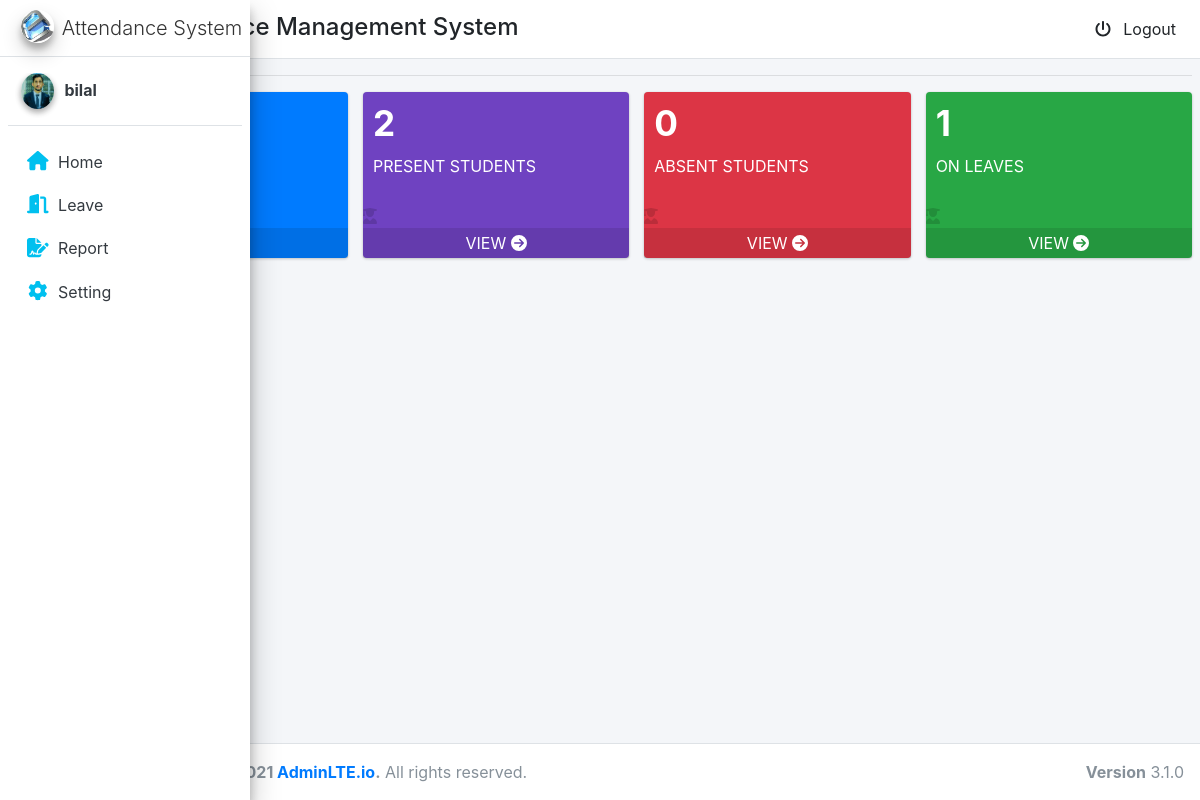
The page /adm/ (signed in) on the database its author committed.
### account/models.py (models this page shows, shortened)
class MyUser(AbstractUser):
    USER_TYPE_CHOICES = (
        (1, 'student'),
        (2, 'admin'),
    )
    email = models.EmailField(verbose_name='Email', max_length=60, unique=True)
    user_type = models.PositiveSmallIntegerField(choices=USER_TYPE_CHOICES,default='1')
    phone=models.IntegerField(blank=True,null=True)
    picture = models.ImageField(upload_to='static/image/profile_pic/', null=True,blank=True)
    USERNAME_FIELD = 'email'
    username=None
    REQUIRED_FIELDS = []
    objects = CustomUserManager()

### adm/views.py (the view)
# urls.py: path('',views.admin_home,name='admin_home'),
def admin_home(request):
    try:
        all_student = MyUser.objects.all().filter(user_type=1).count()
        present = Attendance.objects.all().filter( mark_attendance=True, date=timezone.datetime.today()).count()
        absent = Attendance.objects.all().filter(
            mark_attendance=False, date=timezone.datetime.today()).count()
        total_leave = Leave.objects.all().filter(
            approve=True, date=timezone.datetime.today()).count()
        context = {
            'all_student': all_student,
            'present': present,
            'absent': absent,
            'total_leave': total_leave,
        }
        return render(request, 'admin_home.html', context)
    except:
        return Http404

### adm/templates/admin_home.html (shortened to what this page needs)
{% extends 'base.html' %}
{% block content %}
<div class="row">
    <div class="col-lg-3 col-xs-6">
        <div class="small-box bg-blue">
            <div class="inner text-uppercase">
                <h3 id="customer">{{all_student}}</h3>
                <p> Students </p>
            </div>
            <div class="icon">
            </div>
            <a href="{% url 'total_student' %}" class="small-box-footer text-uppercase">View
            </a>
        </div>
    </div>
    <div class="col-lg-3 col-xs-6">
        <div class="small-box bg-purple">
            <div class="inner text-uppercase">
                <h3 id="supplier">{{present}}</h3>
                <p>Present Students</p>
            </div>
            <div class="icon">
                <i class="fas fa-user-graduate "></i>
            </div>
            <a href="" class="small-box-footer text-uppercase">View <i
                    class="fa fa-arrow-circle-right"></i>
            </a>
        </div>
    </div>
    <div class="col-lg-3 col-xs-6">
        <div class="small-box bg-red">
            <div class="inner text-uppercase">
                <h3 id="absent_student">{{absent}}</h3>
                <p>Absent Students</p>
            </div>
            <div class="icon">
                <i class="fas fa-user-graduate "></i>
            </div>
            <a href="" class="small-box-footer text-uppercase">View <i
                    class="fa fa-arrow-circle-right"></i>
            </a>
        </div>
    </div>
    <div class="col-lg-3 col-xs-6">
        <div class="small-box bg-green">
            <div class="inner text-uppercase">
                <h3 id="sale_invoice">{{total_leave}}</h3>
                <p>On Leaves</p>
            </div>
            <div class="icon">
                <i class="fas fa-user-graduate "></i>
            </div>
            <a href="" class="small-box-footer text-uppercase">View <i
                    class="fa fa-arrow-circle-right"></i>
            </a>
        </div>
    </div>
</div>
{% endblock content %}

### templates/components/sidebar.html (shortened to what this page needs)
{% load cache %}
{% load static %}
<aside id="side_bar" class="main-sidebar sidebar-light-primary  elevation-4 ">
    <a href="" class="brand-link ">
        <img src="{% static 'image/ezi.jpg' %}" alt="AdminLTE Logo" class="brand-image img-circle elevation-3">
        <span class="brand-text font-weight-light text-center">Attendance System</span>
    </a>
    <div id="sidebarmenu">
        <div class="sidebar">
            <div class="user-panel mt-3 pb-3 mb-3 d-flex">
                <div class="image">
                    {% if request.user.picture %}
                    <img src="/{{request.user.picture}}" class="img-circle elevation-2" alt="Image">
                    {% else %}
                    <img src="{% static 'image/avatar3.png' %}" class="img-circle elevation-2" alt="Image">
                    {% endif %}
                </div>
                <div class="info">
                    <a href="" class="d-block"><strong>{{request.user.first_name}}</strong></a>
                </div>
            </div>
            <nav class="mt-2">
                <ul class="nav nav-pills nav-sidebar flex-column" data-widget="treeview" role="menu"
                    data-accordion="false">
                  {% if  request.user.user_type == 1 %}
                    <li class="nav-item">
                        <a href="{% url 'student_home' %}"
                            class="nav-link">
                            <i style="color: #00c0ef;" class="nav-icon fa fa-home"></i>
                            <p class="">
                                Home
                            </p>
                        </a>
                    </li>
                    <li class="nav-item">
                        <a href="{% url 'leave_table' %}" class="nav-link ">
                            <i style="color: #00c0ef;" class="nav-icon fas fa-door-open"></i>
                            <p>Leave </p>
                        </a>
                    </li>
                    <li class="nav-item">
                        <a href="{% url 'attendance_table' %}" class="nav-link ">
                            <i style="color: #00c0ef;" class="nav-icon fas fa-file-signature"></i>
                            <p>Report </p>
                        </a>
                    </li>
                    <li class="nav-item">
                        <a href="{% url 'update_profile' %}" class="nav-link ">
                            <i style="color: #00c0ef;" class="nav-icon fas fa-cog"></i>
                            <p>Setting</p>
                        </a>
                    </li>
                  {%endif %}
            </nav>
        </div>
    </div>
</aside>

### rows shown on the page
MyUser: user.picture (picture), user.first_name "bilal"

### other values the page prints
{{ present }} "2"
{{ absent }} "0"
{{ total_leave }} "1"
